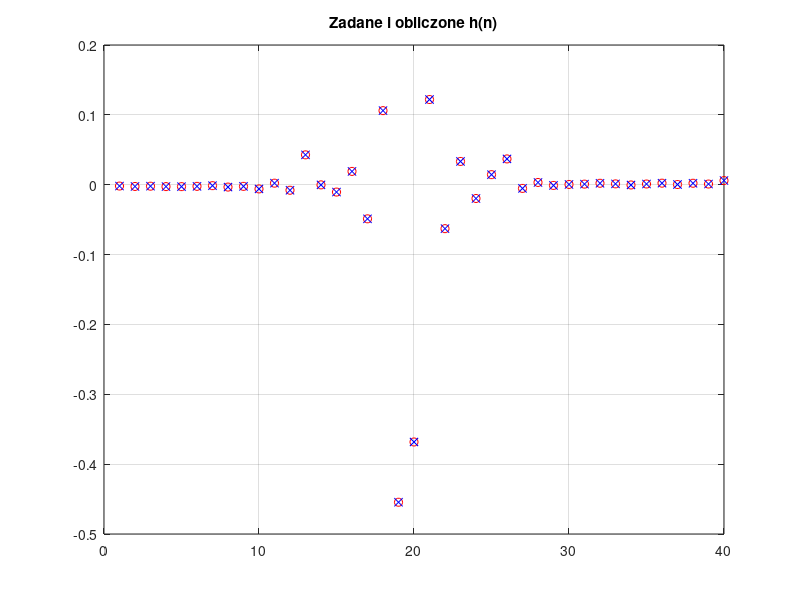

Write the MATLAB code that produced this figure.
% approx_channel.m
% Estymacja odpowiedzi impulsowej kanalu transmisji, u nas karty dzwiekowej
clear all; close all;

%h = [3; -2; 1 ];    % symulowana  odpowiedz impulsowa kanalu
load h.dat         % rzeczywista odpowiedz impulsowa kanalu
L = length(h);      % liczba wag                           
figure; stem(h,'filled'); title('h(n)'); grid; pause

prbs = 2*round( rand(7*L,1) )-1;                                % pobudzenie kanalu
%prbs=[-1,-1,-1,-1,1,-1,1,-1,1,1,1,-1,1,1,-1,1,-1,1,-1,-1,1]';   % krotkie 
%prbs=[1,2,3,4,5,6,7,8,9,10,11,12,13,14,15,16,17,18,19,20,21]'; % test dla X
x = [ prbs ];  N = length(x);

r = x(L:-1:1);              % pierwszy wiersz     
c = x(L:N);                 % pierwsza kolumna
X = toeplitz(c,r), pause    % macierz pobudzenia o strukturze Toeplitza

y = X*h;                    % wynik przejscia pobudzenia przez uklad h(n)
SNR=120; y = awgn(y,SNR);    % dodanie szumu, tak aby otrzymac zadny SNR 
%he = pinv(X)*y;            % czyli inv(X'*X) * X'*y = Rxx * rxy
he = X \ y;                 % to samo zoptymalizowane obliczeniowo
plot(1:L,h,'ro',1:L,he,'bx'); title('Zadane i obliczone h(n)'); grid; pause
